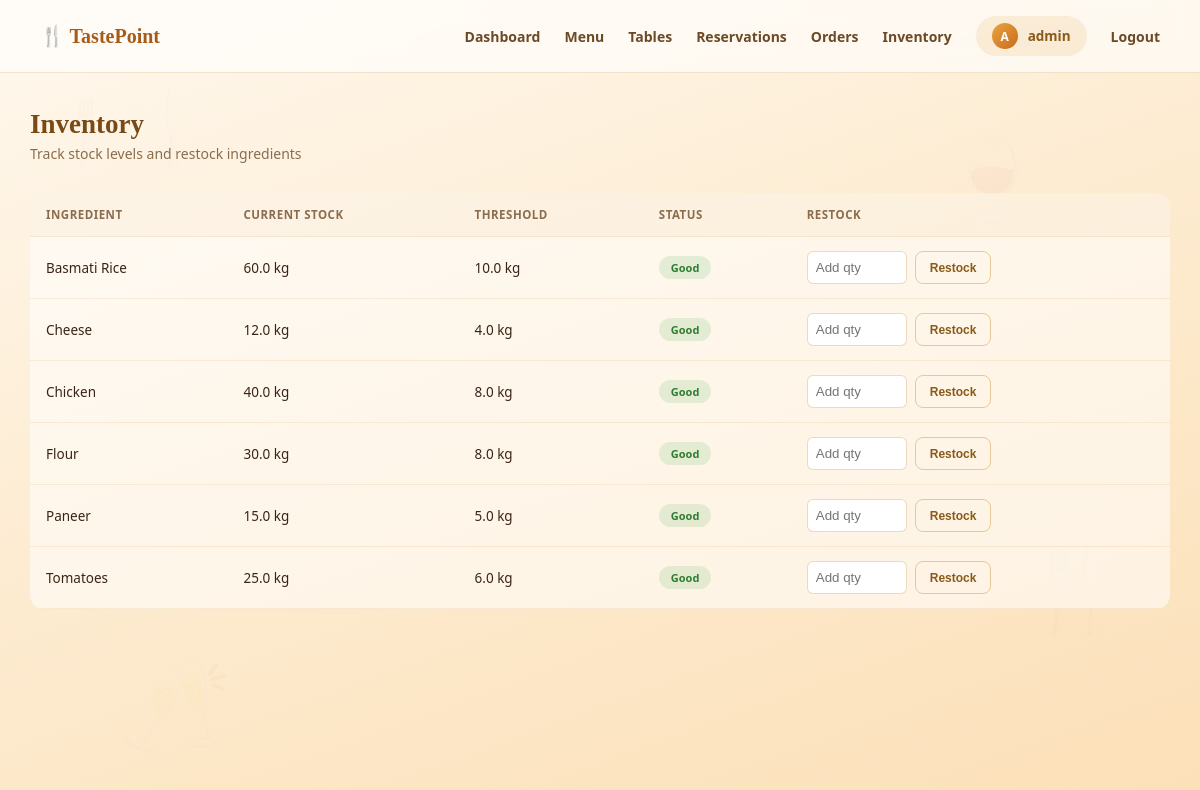
Page /inventory (signed in) on the committed database.
### tables this page shows
CREATE TABLE inventory_item (
            id INTEGER PRIMARY KEY AUTOINCREMENT,
            name TEXT UNIQUE NOT NULL,
            quantity REAL NOT NULL DEFAULT 0,
            unit TEXT NOT NULL DEFAULT 'units',
            low_stock_threshold REAL NOT NULL DEFAULT 5
        );

### app.py (the view)
@app.route('/inventory')
@login_required
@admin_required
def inventory():
    db = get_db()
    items = db.execute("SELECT * FROM inventory_item ORDER BY name").fetchall()
    return render_template('inventory.html', items=items)

### app.py (called while the page is built)
def get_db():
    if 'db' not in g:
        g.db = sqlite3.connect(DB_NAME)
        g.db.row_factory = sqlite3.Row
        g.db.execute("PRAGMA foreign_keys = ON")
    return g.db

def login_required(f):
    @wraps(f)
    def decorated(*args, **kwargs):
        if 'user_id' not in session:
            flash('Please log in to access this page.', 'info')
            return redirect(url_for('login'))
        return f(*args, **kwargs)
    return decorated

def admin_required(f):
    @wraps(f)
    def decorated(*args, **kwargs):
        if not session.get('is_admin'):
            flash('Only admins can access this page.', 'error')
            return redirect(url_for('dashboard'))
        return f(*args, **kwargs)
    return decorated

@app.context_processor
def inject_user():
    class CurrentUser:
        is_authenticated = 'user_id' in session
        username = session.get('username')
        is_admin = session.get('is_admin', False)
    return {'current_user': CurrentUser()}

### templates/inventory.html (shortened to what this page needs)
{% extends "base.html" %}
{% block content %}
<div class="page-wrapper">
    <div class="page-header"><div><h1>Inventory</h1><p>Track stock levels and restock ingredients</p></div></div>
    <table class="data-table">
        <thead>
            <tr><th>Ingredient</th><th>Current Stock</th><th>Threshold</th><th>Status</th><th>Restock</th></tr>
        </thead>
        <tbody>
            {% for item in items %}
            <tr>
                <td>{{ item.name }}</td>
                <td>{{ item.quantity }} {{ item.unit }}</td>
                <td>{{ item.low_stock_threshold }} {{ item.unit }}</td>
                <td>
                    {% if item.quantity <= item.low_stock_threshold %}
                    <span class="badge low-stock">Low Stock</span>
                    {% else %}
                    <span class="badge available">Good</span>
                    {% endif %}
                </td>
                <td>
                    <form method="POST" action="{{ url_for('restock_inventory', item_id=item.id) }}" style="display: flex; gap: 8px;">
                        <input type="number" name="amount" placeholder="Add qty" min="0" step="0.1" style="width: 100px; padding: 8px; border-radius: 6px; border: 1px solid rgba(196,132,42,0.3);">
                        <button type="submit" class="btn-outline btn-small">Restock</button>
                    </form>
                </td>
            </tr>
            {% endfor %}
        </tbody>
    </table>
</div>
{% endblock %}

### static/style.css (style rules this page uses)
* { box-sizing: border-box; margin: 0; padding: 0; }
html, body { height: 100%; width: 100%; }
body { font-family: 'Segoe UI', Arial, sans-serif; color: #3a2416; min-height: 100vh; background: linear-gradient(160deg, #fff8ee 0%, #fdecd2 45%, #fce0b8 100%); background-attachment: fixed; }
h1, h2, .brand, .auth-card h1 { font-family: Georgia, 'Times New Roman', serif; }
.page-wrapper { position: relative; z-index: 1; max-width: 1200px; margin: 0 auto; padding: 36px 30px 80px; }
.page-header { margin-bottom: 30px; display: flex; align-items: center; justify-content: space-between; flex-wrap: wrap; gap: 12px; }
.page-header h1 { font-size: 27px; color: #7a4a15; margin-bottom: 4px; }
.page-header p { color: #8a6d4f; font-size: 14px; }
.badge { display: inline-block; padding: 4px 12px; border-radius: 20px; font-size: 11px; font-weight: 700; }
.badge.available { background: rgba(76, 175, 80, 0.15); color: #2e7d32; }
.btn-outline { background: transparent; border: 1px solid rgba(196, 132, 42, 0.4); color: #8a5a1a; padding: 9px 18px; border-radius: 8px; font-weight: 600; cursor: pointer; font-size: 13px; text-decoration: none; display: inline-block; transition: all 0.2s; }
.btn-small { padding: 7px 14px; font-size: 12px; }
.data-table { width: 100%; border-collapse: collapse; background: rgba(255,255,255,0.55); border-radius: 14px; overflow: hidden; }
.data-table th, .data-table td { text-align: left; padding: 14px 16px; border-bottom: 1px solid rgba(196, 132, 42, 0.12); font-size: 13.5px; }
.data-table th { color: #8a6d4f; font-size: 11.5px; text-transform: uppercase; letter-spacing: 0.5px; background: rgba(217, 140, 31, 0.06); }

### rows in the picture
inventory_item: name "Basmati Rice", quantity "60.0", unit "kg", low_stock_threshold "10.0", shows "Good"
inventory_item: name "Cheese", quantity "12.0", unit "kg", low_stock_threshold "4.0", shows "Good"
inventory_item: name "Chicken", quantity "40.0", unit "kg", low_stock_threshold "8.0", shows "Good"
inventory_item: name "Flour", quantity "30.0", unit "kg", low_stock_threshold "8.0", shows "Good"
inventory_item: name "Paneer", quantity "15.0", unit "kg", low_stock_threshold "5.0", shows "Good"
inventory_item: name "Tomatoes", quantity "25.0", unit "kg", low_stock_threshold "6.0", shows "Good"

### other values in the picture
{{ current_user.username[0]|upper }} "A"
{{ current_user.username }} "admin"
